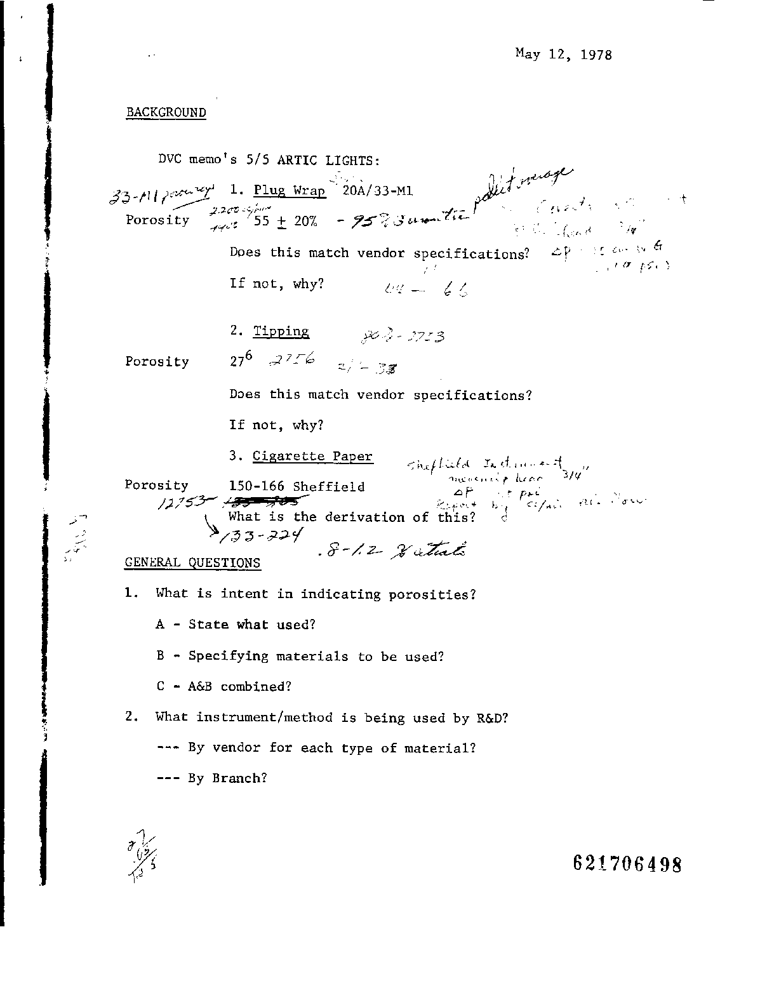
#> input picture Code/FeatureMaps/0012210663.tif, 762 x 1000 px, found by its file name
$ jupyter execute --allow-errors PlottingFeatureMap.ipynb
#> lines starting #> are read from the running program, lines starting #| are printed output that depends on the picture
[cell 1]
import pandas as pd
import matplotlib.pyplot as plt
import numpy as np
import cv2

[cell 2]
import os
os.chdir('C:/Users/sjcrum/Documents/Machine Learning II/Final Project/Weights')

#> (the rest of this cell did not finish here and is left out)

[cell 3]
original_image = cv2.imread("0012210663.tif",0)
#> original_image is the input picture: shape (1000, 762); min 0, max 255, mean 247.2
orig = cv2.resize(original_image, (224,224))
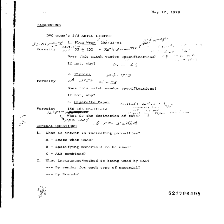
#> orig: shape (224, 224); min 0, max 255, mean 247.1

#> (the rest of this cell did not finish here and is left out)
